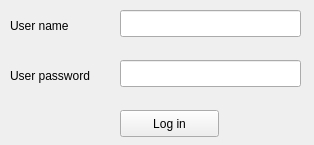
<?xml version="1.0" encoding="UTF-8"?>
<ui version="4.0">
 <class>log_in_dialog</class>
 <widget class="QDialog" name="log_in_dialog">
  <property name="geometry">
   <rect>
    <x>0</x>
    <y>0</y>
    <width>314</width>
    <height>145</height>
   </rect>
  </property>
  <property name="windowTitle">
   <string>Log In</string>
  </property>
  <widget class="QLabel" name="user_name_label">
   <property name="geometry">
    <rect>
     <x>10</x>
     <y>10</y>
     <width>101</width>
     <height>31</height>
    </rect>
   </property>
   <property name="text">
    <string>User name</string>
   </property>
  </widget>
  <widget class="QLineEdit" name="user_name_input">
   <property name="geometry">
    <rect>
     <x>120</x>
     <y>10</y>
     <width>181</width>
     <height>27</height>
    </rect>
   </property>
  </widget>
  <widget class="QLabel" name="user_password_label">
   <property name="geometry">
    <rect>
     <x>10</x>
     <y>60</y>
     <width>101</width>
     <height>31</height>
    </rect>
   </property>
   <property name="text">
    <string>User password</string>
   </property>
  </widget>
  <widget class="QLineEdit" name="user_password_input">
   <property name="geometry">
    <rect>
     <x>120</x>
     <y>60</y>
     <width>181</width>
     <height>27</height>
    </rect>
   </property>
   <property name="inputMethodHints">
    <set>Qt::ImhHiddenText|Qt::ImhNoAutoUppercase|Qt::ImhNoPredictiveText</set>
   </property>
   <property name="echoMode">
    <enum>QLineEdit::Password</enum>
   </property>
  </widget>
  <widget class="QPushButton" name="login_button_login">
   <property name="geometry">
    <rect>
     <x>120</x>
     <y>110</y>
     <width>99</width>
     <height>27</height>
    </rect>
   </property>
   <property name="text">
    <string>Log in</string>
   </property>
   <property name="checkable">
    <bool>false</bool>
   </property>
   <property name="autoDefault">
    <bool>false</bool>
   </property>
   <property name="default">
    <bool>false</bool>
   </property>
  </widget>
 </widget>
 <resources/>
 <connections/>
</ui>
